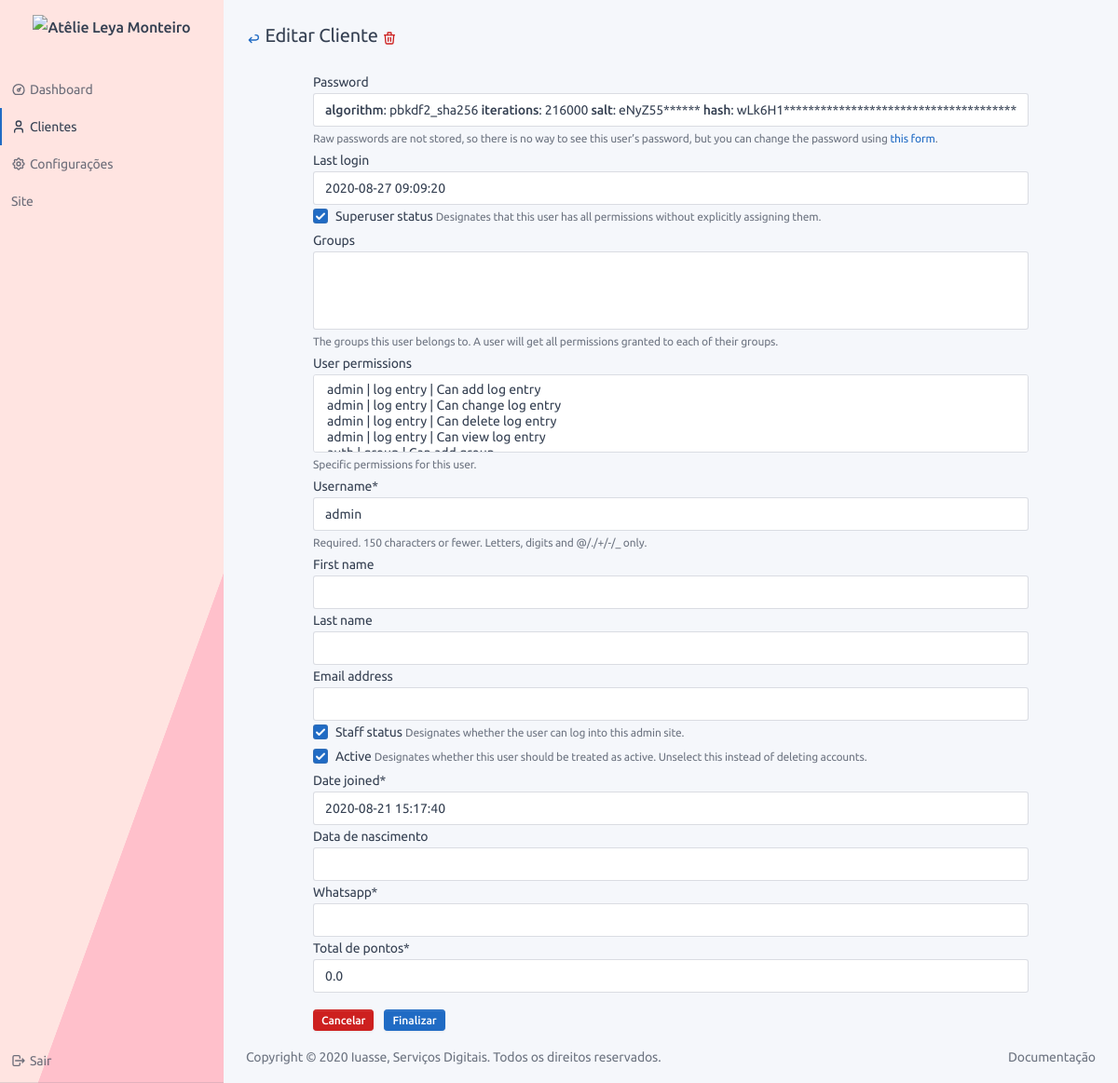
The app's page /user/1/edit/ (signed in), older data.
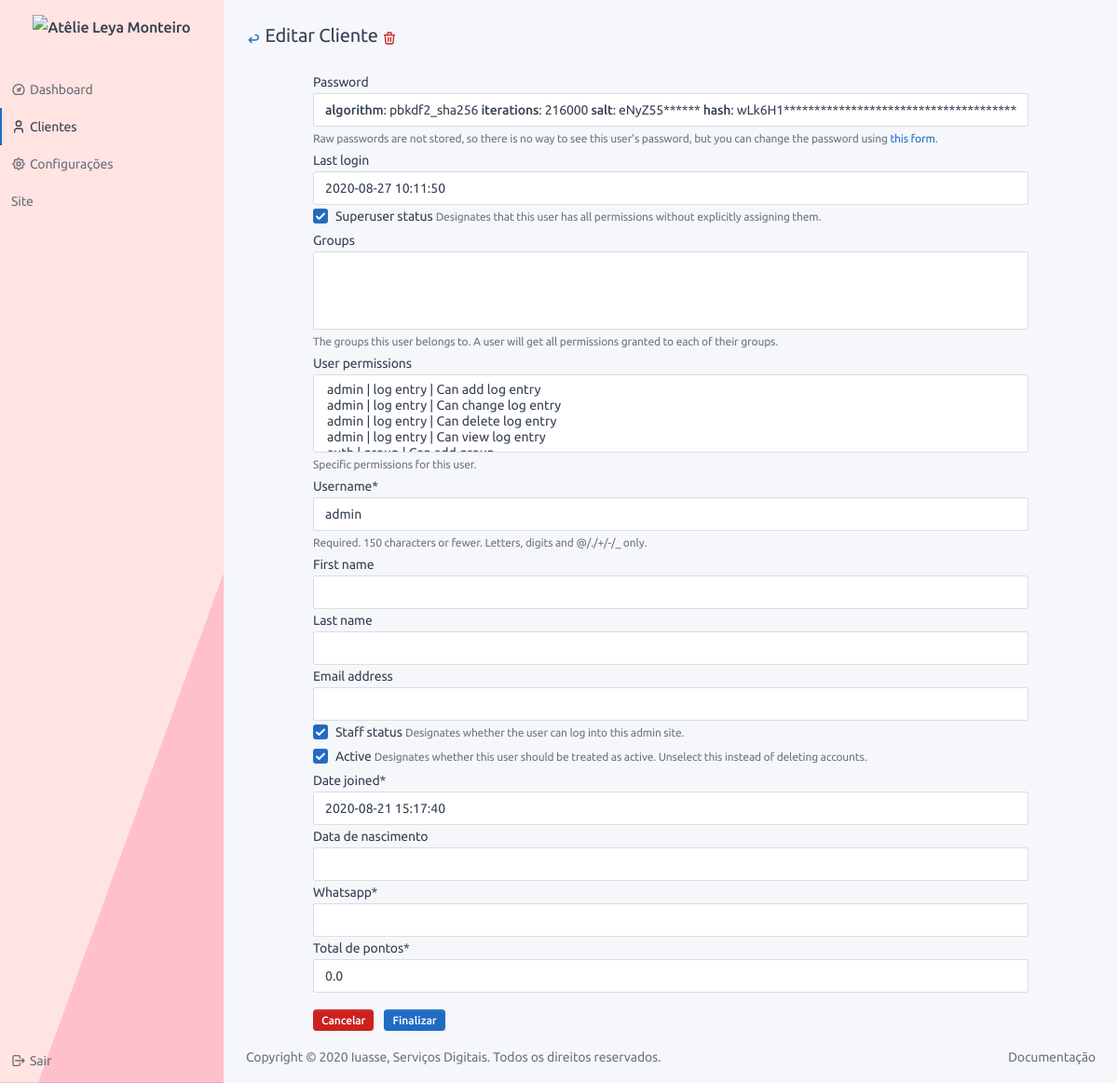
The same page, newer data.
### users/models.py (models this page shows, shortened)
class CustomUser(AbstractUser):
    birth_day = models.DateField('data de nascimento', blank=True, null=True)
    whatsapp = models.CharField('whatsapp', max_length=16)
    total_of_points = models.FloatField(default=0, verbose_name='Total de pontos')
    def get_absolute_url(self):
        return reverse('users:customuser:profile', kwargs={'pk': self.pk})

### users/views.py (the view)
# urls.py: path('<int:pk>/edit/', CustomUserEdit.as_view(), name='edit'),
class CustomUserEdit(LoginRequiredMixin, PermissionRequiredMixin, UpdateView):
    model = CustomUser
    form_class = CustomUserChangeForm
    template_name = 'user/form.html'
    permission_required = 'users.edit_customuser'
    title = TITLE_EDIT_USER
    subtitle = SUBTITLE_USER
    def get_delete_url(self):
        return reverse_lazy('users:customuser:delete', kwargs={'pk': self.object.pk})

### users/forms.py
class CustomUserChangeForm(UserChangeForm):
    class Meta:
        model = CustomUser
        fields = UserChangeForm.Meta.fields

### frontend/templates/user/form.html (shortened to what this page needs)
{% extends 'base.html' %}
{% load static %}
{% load crispy_forms_tags %}
{% block content %}
<div class="container-fluid">
    <div class="page-header">
        <div class="row align-items-center">
            <div class="col-auto">
                <h2 class="page-title">
                    <a href="{% if object %} {{object.get_absolute_url}} {% else %} {{view.get_back_url}} {% endif %}"
                       data-toggle="tooltip" title="{{TOOLTIP_BACK}}">
                        <span class="text-primary">{{ICON_ARROW_BACK|safe}}</span>
                    </a>
                    {{view.title}}
                    {% if object %}
                    <a data-toggle="tooltip" href="{{ view.get_delete_url }}" title="{{TOOLTIP_DEL}}">
                        <span class="text-danger">{{ICON_DELETE|safe}}</span>
                    </a>
                    {% endif %}
                </h2>
            </div>
        </div>
    </div>
    <form method="post">
        <div class="row align-items-center">
            <div class="col-auto ml-auto mr-auto">
                {% for field in form %}
                {{ field|as_crispy_field }}
                {% endfor %}
                <div class="form-row">
                    <div class="pull-right mt-3">
                        <a class="btn btn-danger btn-sm mr-2"
                           href="{% if object %} {{object.get_absolute_url}} {% else %} {{view.get_back_url}} {% endif %}"
                           type="button">
                            Cancelar
                        </a>
                        <button class="btn btn-primary btn-sm" type="submit">Finalizar</button>
                    </div>
                </div>
            </div>
        </div>
    </form>
</div>
{% endblock %}

Row changes from the older to the newer data that the page shows:
changed CustomUser "admin": last_login "2020-08-27 09:09:20" → "2020-08-27 10:11:50"
